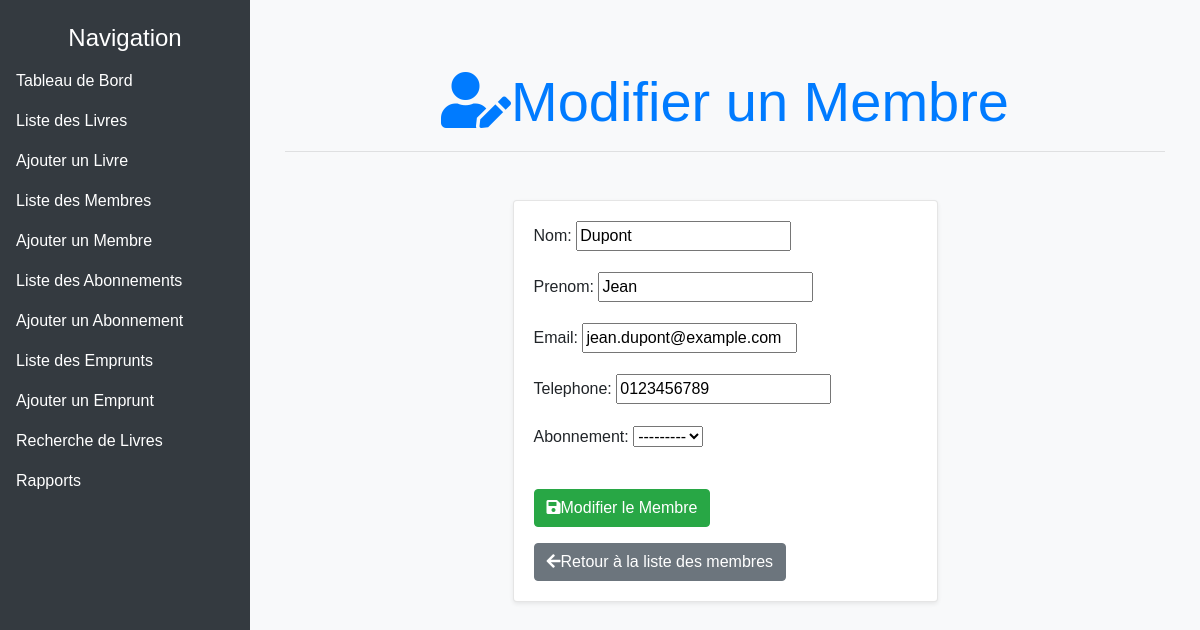
The page /gestion/membres/modifier/1/ on the database its author committed.
### GestionBibliotheque/models.py (models this page shows, shortened)
class Membre(models.Model):
    nom = models.CharField(max_length=100)
    prenom = models.CharField(max_length=100)
    email = models.EmailField(unique=True)
    telephone = models.CharField(max_length=15)
    date_inscription = models.DateField(auto_now_add=True)
    abonnement = models.ForeignKey('Abonnement', on_delete=models.SET_NULL, null=True, blank=True)

### GestionBibliotheque/views.py (the view)
# urls.py: path('membres/modifier/<int:pk>/', views.modifier_membre, name='modifier_membre'),
def modifier_membre(request, pk):
    membre = get_object_or_404(Membre, pk=pk)
    if request.method == 'POST':
        form = MembreForm(request.POST, instance=membre)
        if form.is_valid():
            form.save()
            return redirect('liste_membres')
    else:
        form = MembreForm(instance=membre)
    return render(request, 'gestion_bibliotheque/modifier_membre.html', {'form': form})

### GestionBibliotheque/forms.py
class MembreForm(forms.ModelForm):
    class Meta:
        model = Membre
        fields = '__all__'

### GestionBibliotheque/templates/gestion_bibliotheque/modifier_membre.html (shortened to what this page needs)
{% extends "gestion_bibliotheque/base.html" %}
{% block content %}
<div class="container mt-5">
    <div class="row mb-4">
        <div class="col-12">
            <h1 class="display-4 text-primary text-center">
                <i class="fas fa-user-edit me-3"></i>Modifier un Membre
            </h1>
            <hr class="mb-4">
        </div>
    </div>
    <div class="row justify-content-center">
        <div class="col-md-8 col-lg-6">
            <div class="card shadow-sm">
                <div class="card-body">
                    <form method="post">
                        <div class="mb-3">
                            {{ form.as_p }}
                        </div>
                        <button type="submit" class="btn btn-success mt-3">
                            <i class="fas fa-save me-2"></i>Modifier le Membre
                        </button>
                    </form>
                    <a href="{% url 'liste_membres' %}" class="btn btn-secondary mt-3">
                        <i class="fas fa-arrow-left me-2"></i>Retour à la liste des membres
                    </a>
                </div>
            </div>
        </div>
    </div>
</div>
{% endblock %}

### GestionBibliotheque/templates/gestion_bibliotheque/base.html (style rules this page uses)
body { display: flex; background-color: #f8f9fa; font-family: Arial, sans-serif; }
.card { margin-bottom: 20px; }

### GestionBibliotheque/templates/gestion_bibliotheque/modifier_membre.html (style rules this page uses)
.card { transition: all 0.3s ease; border: 1px solid rgba(0,0,0,0.1); }
button.btn { transition: background-color 0.3s ease, transform 0.3s ease; }
h1 { font-weight: bold; }

### rows shown on the page
Membre: nom "Dupont", prenom "Jean", email "jean.dupont@example.com", telephone "0123456789", abonnement "---------"
